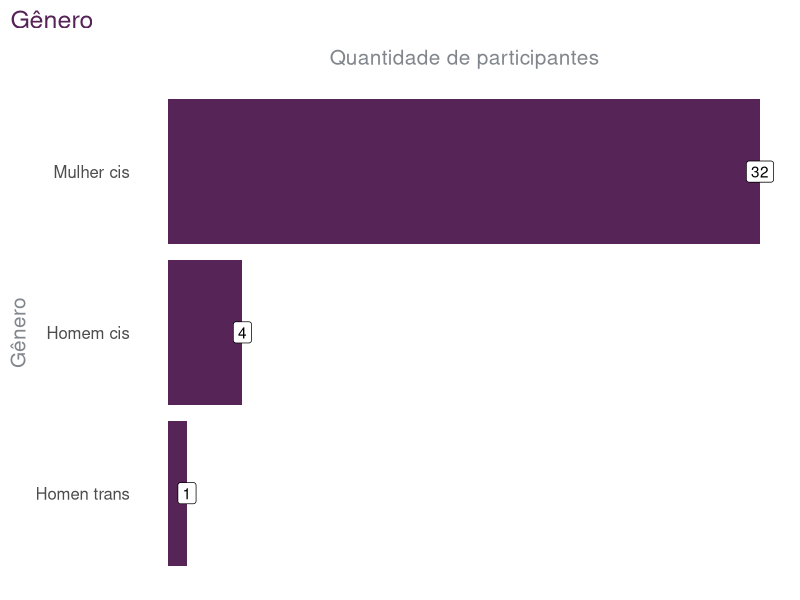
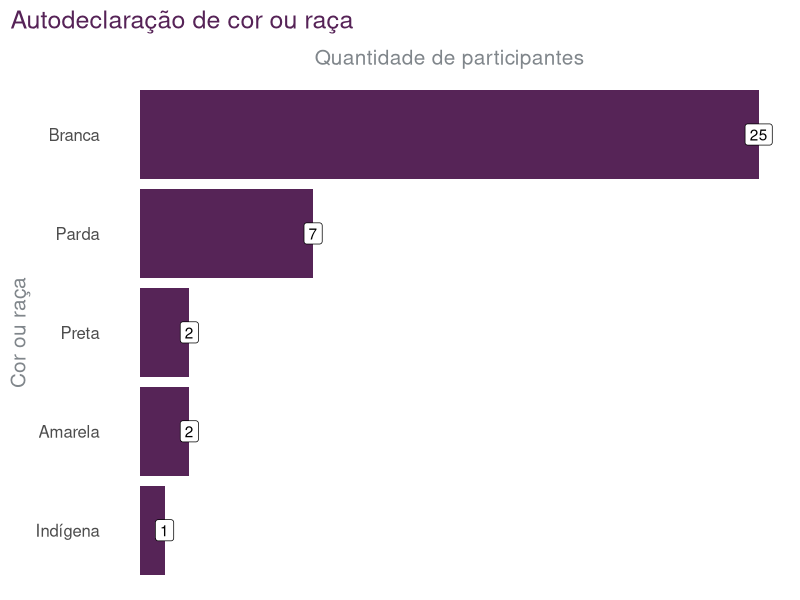
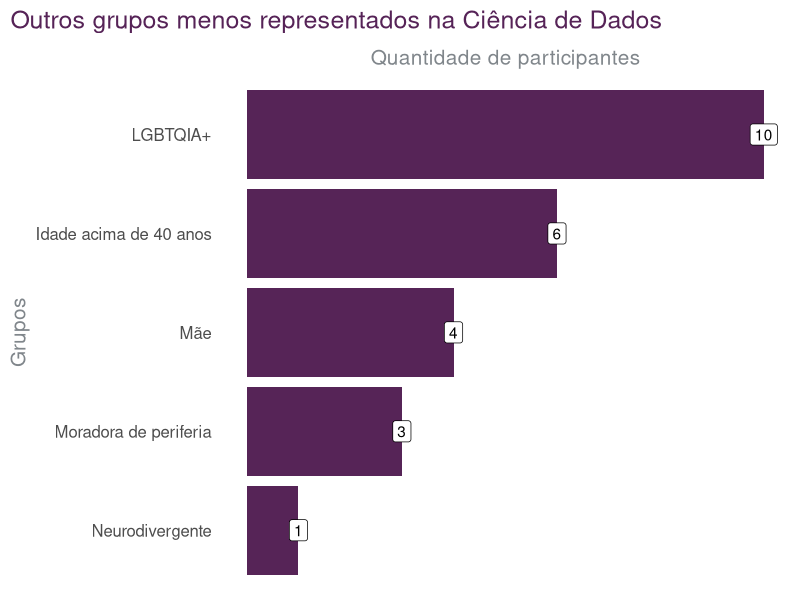

Source code (R) for these figures, in order:
## ---- chunk 1
library(ggplot2)

rladies_theme <- theme_minimal(base_size = 15) +
  theme(panel.grid.minor = element_blank(),
        panel.grid.major = element_blank(),
        plot.title.position = "plot",
        plot.title = element_text(color = "#562357"),
        text = element_text(color = "#80868b"),
        axis.text.x = element_blank()) 
  
## ---- chunk 2
#| echo: false
# url <- "https://docs.google.com/spreadsheets/d/1lVGqmrc6x9I6FtNW6siDzE_8xvUOYQKm8JtEho4mHBA/edit?resourcekey#gid=359877523"
# # 
# sheet <- googlesheets4::read_sheet(url)
# 
# sheet_clean <- sheet |>
#   tibble::rowid_to_column() |>
#   janitor::clean_names()
# 
# sheet_clean |> 
#   dplyr::select(rowid, cor_raca = 7, genero = 8,
#                 outros_grupos = 10, participou = 16) |> 
#   readr::write_csv2("participantes.csv")
## ---- chunk 3
#| message: false
inscricoes <- readr::read_csv2("participantes.csv") |> 
  dplyr::mutate(participou = tidyr::replace_na(participou, "não"))

participantes <- inscricoes |> dplyr::filter(participou %in% c("sim", "Sim"))
## ---- chunk 4
participantes |>
  dplyr::count(genero) |>
  dplyr::mutate(genero = forcats::fct_reorder(genero, n)) |>
  ggplot() +
  geom_col(aes(y = genero, x = n), fill = "#562457") +
  geom_label(aes(x = n, y = genero, label = n)) +
  labs(y = "Gênero", x = "Quantidade de participantes",
       title = "Gênero") +
  rladies_theme +
  scale_x_continuous(position = "top") 
## ---- chunk 5
participantes |>
  dplyr::count(cor_raca) |>
  dplyr::mutate(cor_raca = forcats::fct_reorder(cor_raca, n)) |>
  ggplot() +
  geom_col(aes(y = cor_raca, x = n), fill = "#562457") +
  geom_label(aes(x = n, y = cor_raca, label = n)) +
  labs(y = "Cor ou raça", x = "Quantidade de participantes",
       title = "Autodeclaração de cor ou raça") +
  rladies_theme +
  scale_x_continuous(position = "top") 
## ---- chunk 6
participantes |>
  tidyr::separate_rows(outros_grupos, sep = ", ") |>
  dplyr::filter(!outros_grupos %in% c("Não informado", "Não faço parte de nenhum dos grupos acima")) |>
  dplyr::count(outros_grupos) |>
  dplyr::mutate(outros_grupos = forcats::fct_reorder(outros_grupos, n)) |>
  ggplot() +
  geom_col(aes(y = outros_grupos, x = n), fill = "#562457") +
  geom_label(aes(x = n, y = outros_grupos, label = n)) +
  labs(y = "Grupos", x = "Quantidade de participantes",
       title = "Outros grupos menos representados na Ciência de Dados") +
  rladies_theme +
  scale_x_continuous(position = "top") 
## ---- chunk 7
#| echo: false
# codigo para gerar as referencias dos pacotes!
knitr::write_bib(
  x = c("tidyverse", "dados", "palmerpenguins", "knitr"),
  file = "pacotes.bib"
  )
